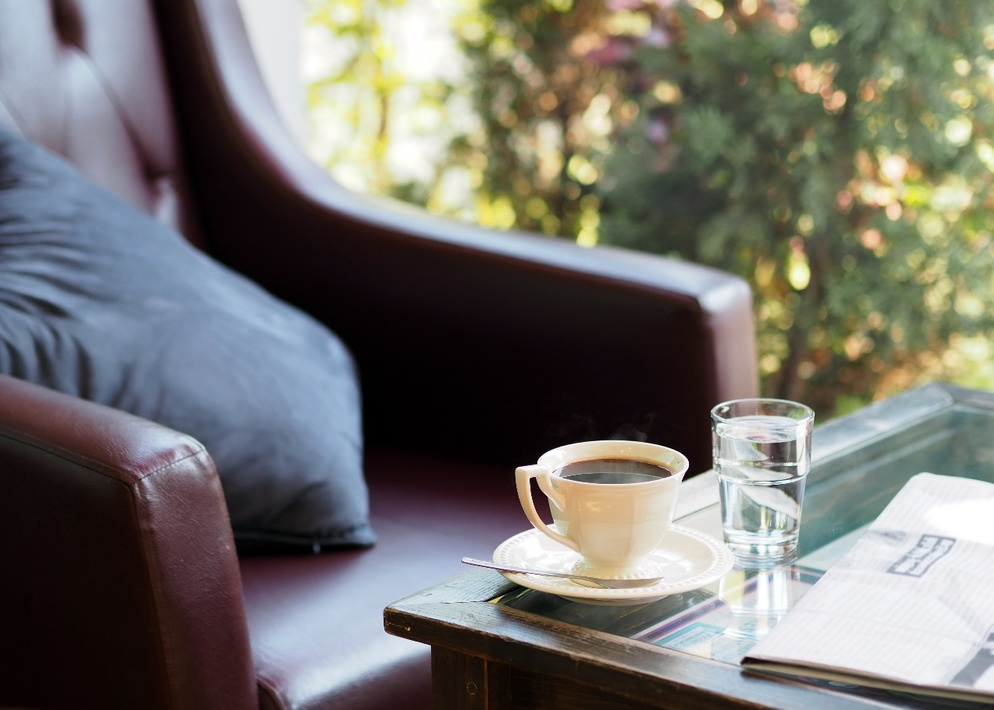
#> input picture Kopi.jpg, 994 x 710 px, shrunk from 1280 x 914 before the run
$ python Tugas3.py   (older library calls are emulated)
#> lines starting #> are read from the running program, lines starting #| are printed output that depends on the picture
#Raviqi Ikhsan Doni
#1217070069
import cv2
import numpy as np
import matplotlib.pyplot as plt

img = cv2.imread('Kopi.jpg', 0)
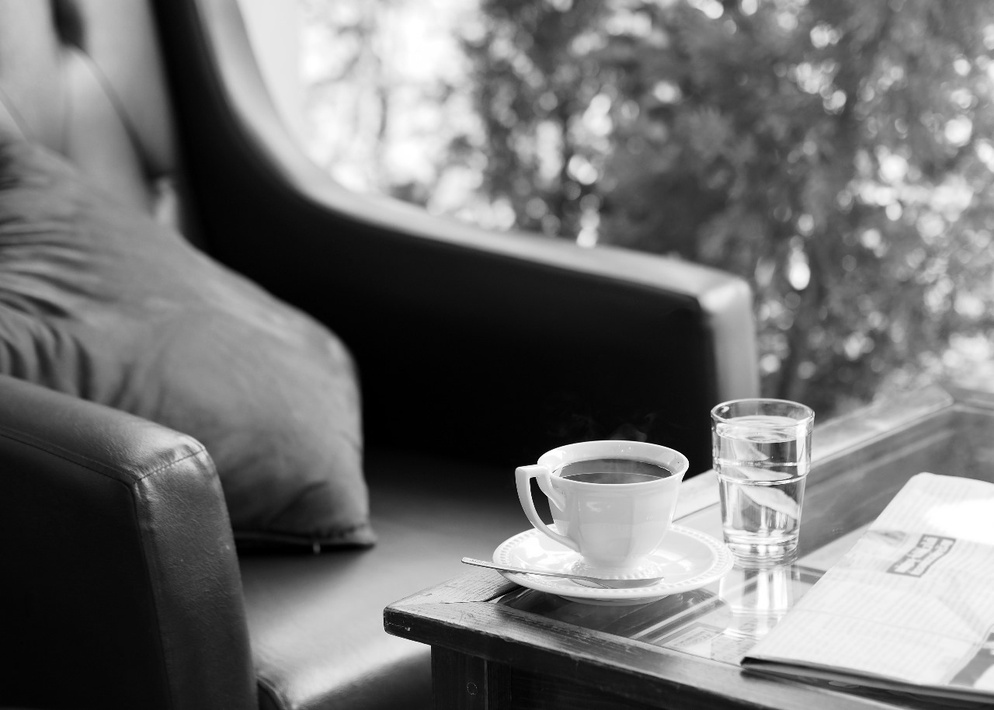
#> img: shape (710, 994); min 0, max 255, mean 114.9
laplacian = cv2.Laplacian(img, cv2.CV_64F)
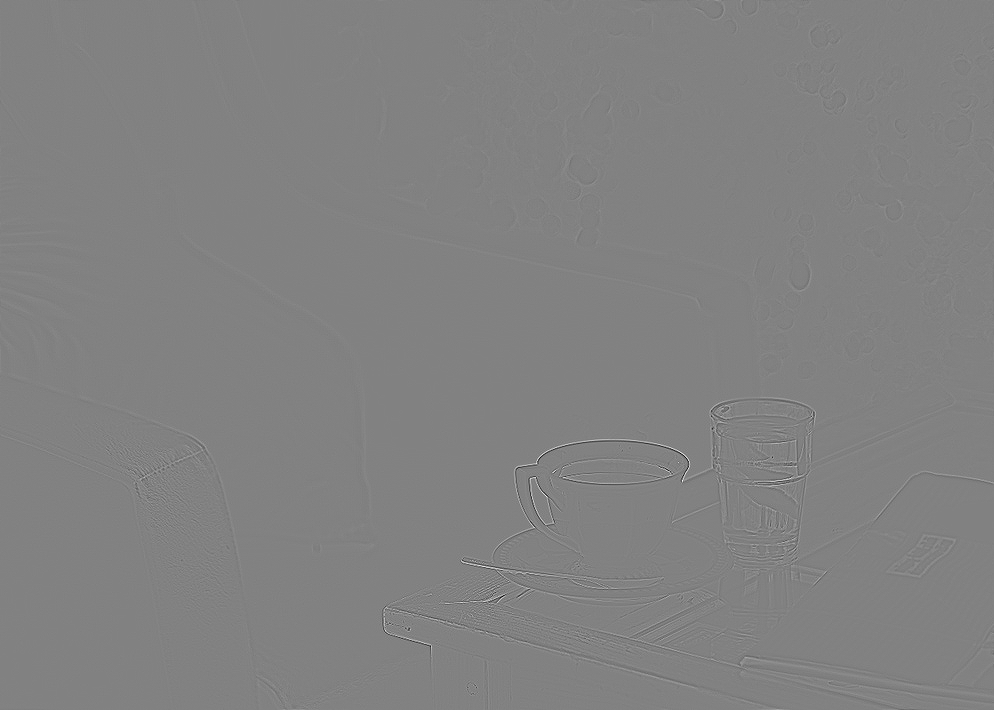
#> laplacian: shape (710, 994) float64; min -377, max 363, mean 0; drawn with min black and max white
sobelx = cv2.Sobel(img, cv2.CV_64F, 1, 0, ksize=5)
sobely = cv2.Sobel(img, cv2.CV_64F, 0, 1, ksize=5)
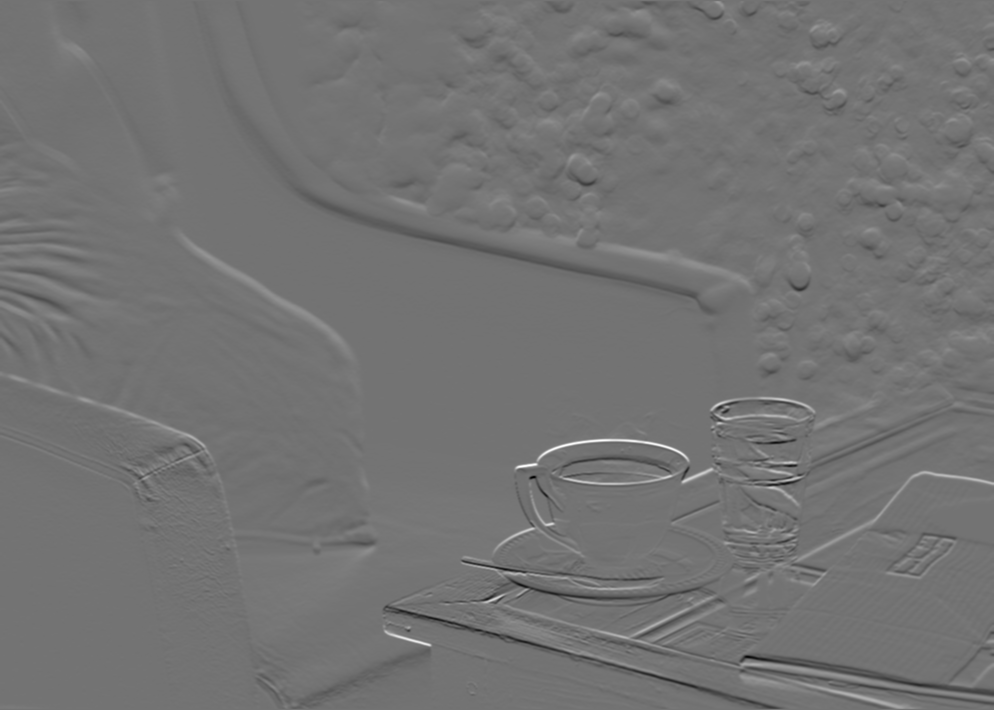
#> sobely: shape (710, 994) float64; min -9443, max 11389, mean -19.4; drawn with min black and max white
plt.rcParams["figure.figsize"] = (15, 15)
plt.subplot(2, 2, 1)
plt.imshow(img, cmap='gray')
plt.title('Original')
plt.xticks([]), plt.yticks([])
plt.subplot(2, 2, 2)
plt.imshow(laplacian, cmap='gray')
plt.title('Laplacian')
plt.xticks([]), plt.yticks([])
plt.subplot(2, 2, 3)
plt.imshow(sobelx, cmap='gray')
plt.title('Sobel X')
plt.xticks([]), plt.yticks([])
plt.subplot(2, 2, 4)
plt.imshow(sobely, cmap='gray')
plt.title('Sobel Y')
plt.xticks([]), plt.yticks([])
plt.show()
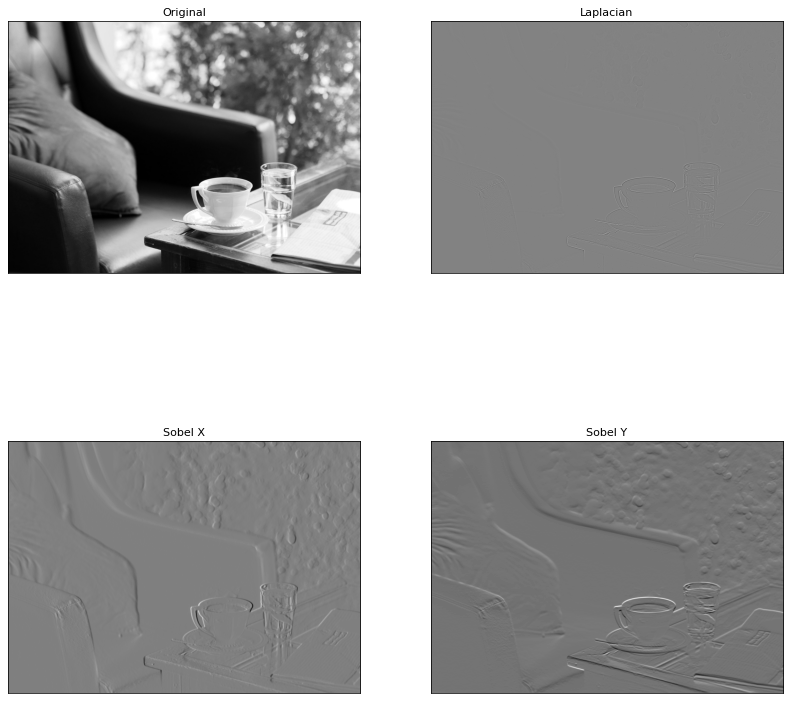
#> figure drawn by matplotlib, 4 panels
